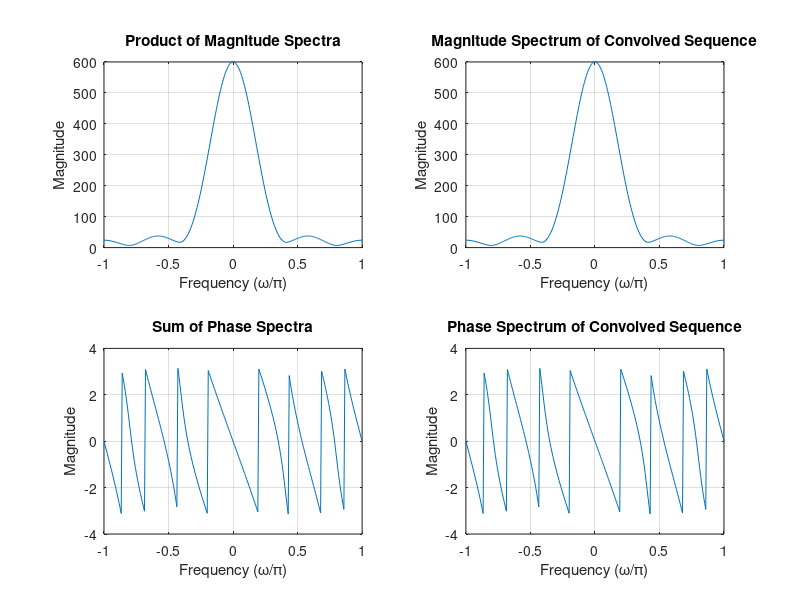

MATLAB code to generate this figure:
%Program P7_4
%Convolution Property of DTFT
clf;

% Frequency Range
w = -pi:2*pi/255:pi;

% Input Sequence
x1 = [1,2,3,4,5];
x2 = [6,7,8,9,10];

% Computed Convolution
y = conv(x1,x2);

% Computation of DFT
h1 = freqz(x1, 1, w);
h2 = freqz(x2, 1, w);

% Calculation of Product and Convolutional DFT
hp = h1.*h2;
h3 = freqz(y,1,w);

%Plotting
subplot(2,2,1)
plot(w/pi,abs(hp));grid
title('Product of Magnitude Spectra')
xlabel('Frequency (\omega/\pi)' );
ylabel('Magnitude');

subplot(2,2,2)
plot(w/pi,abs(h3));grid
title('Magnitude Spectrum of Convolved Sequence')
xlabel('Frequency (\omega/\pi)' );
ylabel('Magnitude');

subplot(2,2,3)
plot(w/pi,angle(hp));grid
title('Sum of Phase Spectra')
xlabel('Frequency (\omega/\pi)' );
ylabel('Magnitude');

subplot(2,2,4)
plot(w/pi, angle(h3));grid
title('Phase Spectrum of Convolved Sequence')
xlabel('Frequency (\omega/\pi)' );
ylabel('Magnitude');